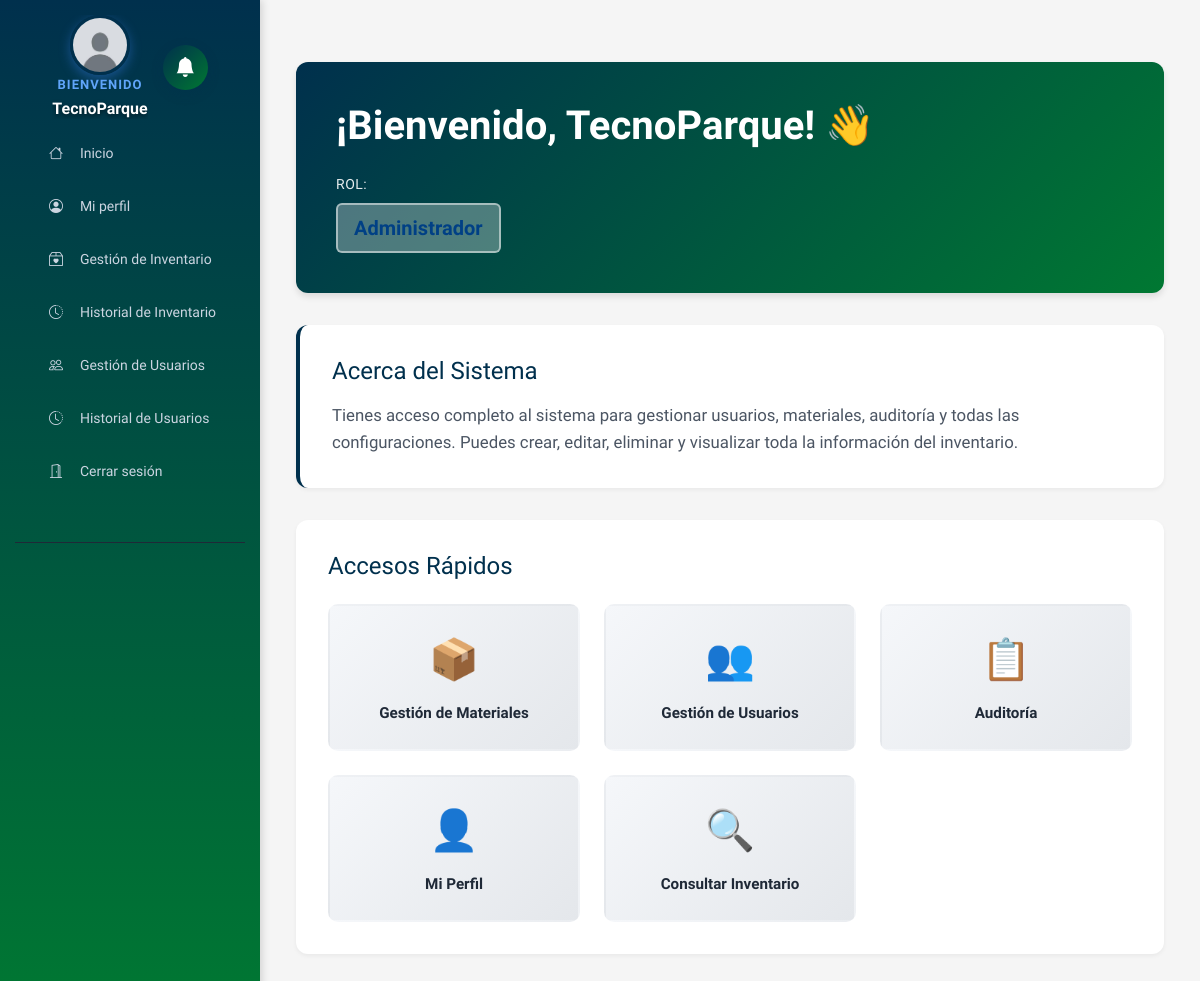
Screenshot of /public/?url=home/index (signed in) with the database file from the repository.
### tables this page shows
CREATE TABLE `usuarios` (
  `id` int(11) NOT NULL,
  `nombre` varchar(100) NOT NULL,
  `correo` varchar(100) NOT NULL,
  `nombre_usuario` varchar(50) NOT NULL,
  `password` varchar(255) NOT NULL,
  `celular` varchar(20) DEFAULT NULL,
  `cargo` varchar(100) DEFAULT NULL,
  `rol` enum('admin','usuario','dinamizador') DEFAULT 'usuario',
  `foto` varchar(255) DEFAULT NULL,
  `estado` tinyint(4) DEFAULT 1,
  `email_verified` tinyint(4) DEFAULT 0,
  `recovery_code` varchar(6) DEFAULT NULL,
  `recovery_expire` datetime DEFAULT NULL,
  `recovery_last_sent` datetime DEFAULT NULL,
  `verification_code` varchar(6) DEFAULT NULL,
  `verification_expire` datetime DEFAULT NULL,
  `verification_last_sent` datetime DEFAULT NULL,
  `nodo_id` int(11) DEFAULT NULL,
  `linea_id` int(11) DEFAULT NULL,
  `fecha_creacion` timestamp NOT NULL DEFAULT current_timestamp(),
  `fecha_actualizacion` timestamp NOT NULL DEFAULT current_timestamp() ON UPDATE current_timestamp()
);

### app/core/Controller.php (called while the page is built, shortened)
<?php
abstract class Controller
{
    protected function view($view, $data = [])
    {
        extract($data);
        require __DIR__ . '/../views/layouts/header.php';
        require __DIR__ . '/../views/' . $view . '.php';
        require __DIR__ . '/../views/layouts/footer.php';
    }
}

### app/controllers/HomeController.php (called while the page is built, shortened)
<?php
require_once __DIR__ . '/../core/Database.php';
require_once __DIR__ . '/../core/Model.php';
require_once __DIR__ . '/../core/Controller.php';
require_once __DIR__ . '/../models/User.php';
class HomeController extends Controller
{
    public function index()
    {
        $usuario = $_SESSION['user'];
        $userModel = new User();
        $usuarioCompleto = $userModel->findById($usuario['id']);
        $lineaNombre = null;
        $nodoNombre = null;
        $this->view('home/index', [
            'usuario' => $usuario,
            'lineaNombre' => $lineaNombre,
            'nodoNombre' => $nodoNombre,
            'pageStyles' => ['home'],
            'pageScripts' => [],
        ]);
    }
}

### public/index.php (called while the page is built, shortened)
<?php
require_once __DIR__ . '/../app/core/Database.php';
require_once __DIR__ . '/../app/core/Model.php';
require_once __DIR__ . '/../app/core/Controller.php';
$url = $_GET['url'] ?? 'auth/login';
$url = trim($url, '/');
$parts = explode('/', $url);
$controllerName = ucfirst($parts[0]) . 'Controller';
$method = $parts[1] ?? 'login';
if (!method_exists($controller = new $controllerName(), $method)) {
    header('Content-Type: application/json; charset=utf-8');
    http_response_code(404);
    echo json_encode(['error' => "Método '$method' no encontrado en '$controllerName'"]);
    exit;
}
$controller->$method();

### app/core/Model.php (called while the page is built, shortened)
<?php
abstract class Model
{
    public function __construct()
    {
        $this->db = Database::getInstance();
    }
}

### app/core/Database.php (called while the page is built, shortened)
<?php
class Database
{
    private static $instance = null;
    private function __construct()
    {
        $dsn = 'mysql:host=' . DB_HOST . ';dbname=' . DB_NAME . ';charset=utf8mb4';
        $this->pdo = new PDO($dsn, DB_USER, DB_PASS, [
            PDO::ATTR_ERRMODE => PDO::ERRMODE_EXCEPTION,
        ]);
    }
    public static function getInstance()
    {
        if (self::$instance === null) {
            self::$instance = new Database();
        }
        return self::$instance->pdo;
    }
}

### app/models/User.php (called while the page is built, shortened)
<?php
class User extends Model
{
    public function findById($id)
    {
        $stmt = $this->db->prepare('SELECT * FROM usuarios WHERE id = :id LIMIT 1');
        $stmt->execute([':id' => $id]);
        return $stmt->fetch(PDO::FETCH_ASSOC);
    }
}

### app/views/home/index.php (the view, shortened to what this page needs)
<?php
$rol = $usuario['rol'] ?? 'usuario';
$nombre = $usuario['nombre'] ?? 'Usuario';
$descripciones = [
    'admin' => 'Tienes acceso completo al sistema para gestionar usuarios, materiales, auditoría y todas las configuraciones. Puedes crear, editar, eliminar y visualizar toda la información del inventario.',
    'dinamizador' => 'Como dinamizador, puedes gestionar materiales, consultar el inventario y coordinar actividades dentro de tu línea y nodo asignado. Tienes permisos para crear y editar información relevante a tu área.',
    'usuario' => 'Bienvenido al sistema de inventario SENA. Puedes consultar materiales, ver el estado del inventario y acceder a la información de tu línea y nodo asignado.',
    'invitado' => 'Como invitado, tienes acceso de solo lectura al sistema. Puedes consultar información sobre materiales e inventario, pero no realizar modificaciones.',
];
$descripcion = $descripciones[$rol] ?? $descripciones['usuario'];
$rolesNombres = [
    'admin' => 'Administrador',
    'dinamizador' => 'Dinamizador',
    'usuario' => 'Usuario',
    'invitado' => 'Invitado',
];
$rolNombre = $rolesNombres[$rol] ?? 'Usuario';
?>
<div class="container-bienvenida">
    <div class="bienvenida-header">
        <h1>¡Bienvenido, <?php echo htmlspecialchars($nombre); ?>! 👋</h1>
        <div class="info-usuario">
            <div class="info-item">
                <span class="info-label">Rol:</span>
                <span class="info-value rol-<?php echo htmlspecialchars($rol); ?>">
                    <?php echo htmlspecialchars($rolNombre); ?>
                </span>
            </div>
        </div>
    </div>
    <div class="bienvenida-descripcion">
        <h2>Acerca del Sistema</h2>
        <p><?php echo htmlspecialchars($descripcion); ?></p>
    </div>
    <div class="accesos-rapidos">
        <h3>Accesos Rápidos</h3>
        <div class="accesos-grid">
            <?php if ($rol === 'admin' || $rol === 'dinamizador') : ?>
                <a href="<?php echo BASE_URL; ?>/materiales/index" class="acceso-card">
                    <span class="acceso-icon">📦</span>
                    <span class="acceso-titulo">Gestión de Materiales</span>
                </a>
            <?php endif; ?>
            <?php if ($rol === 'admin') : ?>
                <a href="<?php echo BASE_URL; ?>/usuarios/gestionDeUsuarios" class="acceso-card">
                    <span class="acceso-icon">👥</span>
                    <span class="acceso-titulo">Gestión de Usuarios</span>
                </a>
                <a href="<?php echo BASE_URL; ?>/audit/historial" class="acceso-card">
                    <span class="acceso-icon">📋</span>
                    <span class="acceso-titulo">Auditoría</span>
                </a>
            <?php endif; ?>
            <a href="<?php echo BASE_URL; ?>/perfil/ver" class="acceso-card">
                <span class="acceso-icon">👤</span>
                <span class="acceso-titulo">Mi Perfil</span>
            </a>
            <a href="<?php echo BASE_URL; ?>/materiales/index" class="acceso-card">
                <span class="acceso-icon">🔍</span>
                <span class="acceso-titulo">Consultar Inventario</span>
            </a>
        </div>
    </div>
</div>

### public/css/layout.css (style rules this page uses)
* { margin: 0; padding: 0; box-sizing: border-box; }
html, body { height: 100%; width: 100%; overflow-x: hidden; }
body { display: grid; grid-template-columns: 260px 1fr; grid-template-rows: 1fr; background-color: #f0f2f5; font-family: "Work Sans", system-ui, -apple-system, "Segoe UI", sans-serif; min-height: 100vh; margin: 0; padding: 0; color: #212529; }

### public/css/style.css (style rules this page uses)
* { font-family: "Work Sans", system-ui, -apple-system, "Segoe UI", sans-serif; }
html, body { font-family: "Work Sans", system-ui, -apple-system, "Segoe UI", sans-serif; }
body { background-color: #f8f9fa; }

### public/css/usuarios_gestion.css (style rules this page uses)
.rol-admin { background-color: #e7f3ff; color: #004085; }

### public/css/audit_mejorado.css (style rules this page uses)
* { --bs-modal-fade-transition: none !important; }

### public/css/home.css (style rules this page uses)
.container-bienvenida { max-width: 1200px; margin: 2rem auto; padding: 0 1rem; }
.bienvenida-header { background: linear-gradient(135deg, #00304D 0%, #007832 100%); color: white; padding: 2.5rem; border-radius: 12px; margin-bottom: 2rem; box-shadow: 0 4px 6px rgba(0, 0, 0, 0.1); }
.bienvenida-header h1 { margin: 0 0 1.5rem 0; font-size: 2.5rem; font-weight: 600; }
.info-usuario { display: flex; flex-wrap: wrap; gap: 2rem; }
.info-item { display: flex; flex-direction: column; gap: 0.5rem; }
.info-label { font-size: 0.875rem; opacity: 0.9; font-weight: 500; text-transform: uppercase; letter-spacing: 0.5px; }
.info-value { font-size: 1.25rem; font-weight: 600; background: rgba(255, 255, 255, 0.2); padding: 0.5rem 1rem; border-radius: 6px; display: inline-block; }
.rol-admin { background: rgba(255, 255, 255, 0.3) !important; border: 2px solid rgba(255, 255, 255, 0.5); }
.bienvenida-descripcion { background: white; padding: 2rem; border-radius: 12px; margin-bottom: 2rem; box-shadow: 0 2px 4px rgba(0, 0, 0, 0.05); border-left: 4px solid #00304D; }
.bienvenida-descripcion h2 { margin: 0 0 1rem 0; color: #00304D; font-size: 1.5rem; }
.bienvenida-descripcion p { margin: 0; color: #4b5563; line-height: 1.6; font-size: 1.05rem; }
.accesos-rapidos { background: white; padding: 2rem; border-radius: 12px; box-shadow: 0 2px 4px rgba(0, 0, 0, 0.05); }
.accesos-rapidos h3 { margin: 0 0 1.5rem 0; color: #00304D; font-size: 1.5rem; }
.accesos-grid { display: grid; grid-template-columns: repeat(auto-fill, minmax(200px, 1fr)); gap: 1.5rem; }
.acceso-card { display: flex; flex-direction: column; align-items: center; gap: 0.75rem; padding: 1.5rem; background: linear-gradient(135deg, #f5f7fa 0%, #e4e7eb 100%); border-radius: 10px; text-decoration: none; color: #1f2937; transition: all 0.3s ease; border: 2px solid transparent; }
.acceso-icon { font-size: 2.5rem; }
.acceso-titulo { font-weight: 600; text-align: center; font-size: 0.95rem; }

### rows the page displays
usuarios: nombre "TecnoParque", rol "Administrador", rol "Tienes acceso completo al sistema para gestionar usuarios, materiales, auditoría y todas las configuraciones. Puedes crear, editar, eliminar y visualizar toda la información del inventario."

### other values shown
$nombre "TecnoParque"
